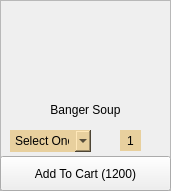
      <widget class="QFrame" name="frame_39">
       <property name="geometry">
        <rect>
         <x>700</x>
         <y>250</y>
         <width>171</width>
         <height>191</height>
        </rect>
       </property>
       <property name="frameShape">
        <enum>QFrame::StyledPanel</enum>
       </property>
       <property name="frameShadow">
        <enum>QFrame::Raised</enum>
       </property>
       <widget class="QLabel" name="label_77">
        <property name="geometry">
         <rect>
          <x>30</x>
          <y>10</y>
          <width>111</width>
          <height>91</height>
         </rect>
        </property>
        <property name="text">
         <string/>
        </property>
        <property name="pixmap">
         <pixmap resource="../icons/place.qrc">:/Assets/29f9eba2-0afa-4904-bd40-7ddd45ec9d0c.jpg</pixmap>
        </property>
        <property name="scaledContents">
         <bool>true</bool>
        </property>
       </widget>
       <widget class="QLabel" name="label_78">
        <property name="geometry">
         <rect>
          <x>35</x>
          <y>100</y>
          <width>101</width>
          <height>20</height>
         </rect>
        </property>
        <property name="styleSheet">
         <string notr="true">background-color: transparent;
padding-bottom: -3;
border: 0;
font: 11pt &quot;Agency FB&quot;;</string>
        </property>
        <property name="text">
         <string>Banger Soup</string>
        </property>
        <property name="alignment">
         <set>Qt::AlignCenter</set>
        </property>
        <property name="wordWrap">
         <bool>true</bool>
        </property>
       </widget>
       <widget class="QComboBox" name="comboBox_16">
        <property name="geometry">
         <rect>
          <x>10</x>
          <y>130</y>
          <width>81</width>
          <height>22</height>
         </rect>
        </property>
        <property name="styleSheet">
         <string notr="true">border: 0;
background-color: rgb(232, 208, 158);
</string>
        </property>
        <item>
         <property name="text">
          <string>Select One</string>
         </property>
        </item>
        <item>
         <property name="text">
          <string>With Rice</string>
         </property>
        </item>
        <item>
         <property name="text">
          <string>With Eba</string>
         </property>
        </item>
        <item>
         <property name="text">
          <string>With Semo</string>
         </property>
        </item>
        <item>
         <property name="text">
          <string>With Fufu</string>
         </property>
        </item>
       </widget>
       <widget class="QPushButton" name="banerminus">
        <property name="geometry">
         <rect>
          <x>100</x>
          <y>130</y>
          <width>21</width>
          <height>23</height>
         </rect>
        </property>
        <property name="styleSheet">
         <string notr="true">QPushButton{
border: 0;}
QPushButton:hover{
padding-left: -2px;
}
QPushButton:pressed{
padding-left: -5px;
}</string>
        </property>
        <property name="text">
         <string/>
        </property>
        <property name="icon">
         <iconset resource="../icons/place.qrc">
          <normaloff>:/Assets/minus-hexagon.png</normaloff>:/Assets/minus-hexagon.png</iconset>
        </property>
        <property name="iconSize">
         <size>
          <width>20</width>
          <height>20</height>
         </size>
        </property>
       </widget>
       <widget class="QPushButton" name="banerplus">
        <property name="geometry">
         <rect>
          <x>140</x>
          <y>130</y>
          <width>21</width>
          <height>23</height>
         </rect>
        </property>
        <property name="styleSheet">
         <string notr="true">QPushButton{
border: 0;}
QPushButton:hover{
padding-left: 2px;
}
QPushButton:pressed{
padding-left: 5px;
}</string>
        </property>
        <property name="text">
         <string/>
        </property>
        <property name="icon">
         <iconset resource="../icons/place.qrc">
          <normaloff>:/Assets/plus-hexagon.png</normaloff>:/Assets/plus-hexagon.png</iconset>
        </property>
        <property name="iconSize">
         <size>
          <width>20</width>
          <height>20</height>
         </size>
        </property>
       </widget>
       <widget class="QLabel" name="banner_label">
        <property name="geometry">
         <rect>
          <x>120</x>
          <y>130</y>
          <width>21</width>
          <height>21</height>
         </rect>
        </property>
        <property name="styleSheet">
         <string notr="true">border: 0;
background-color: rgb(232, 208, 158)</string>
        </property>
        <property name="text">
         <string>1</string>
        </property>
        <property name="alignment">
         <set>Qt::AlignCenter</set>
        </property>
       </widget>
       <widget class="QPushButton" name="banercart">
        <property name="geometry">
         <rect>
          <x>0</x>
          <y>156</y>
          <width>171</width>
          <height>35</height>
         </rect>
        </property>
        <property name="styleSheet">
         <string notr="true">QPushButton{
font: 11pt &quot;Agency FB&quot;;}
QPushButton:hover{
background-color: rgb(0, 0, 0);
color: rgb(255, 255, 255)
}</string>
        </property>
        <property name="text">
         <string>Add To Cart (1200)</string>
        </property>
       </widget>
      </widget>
